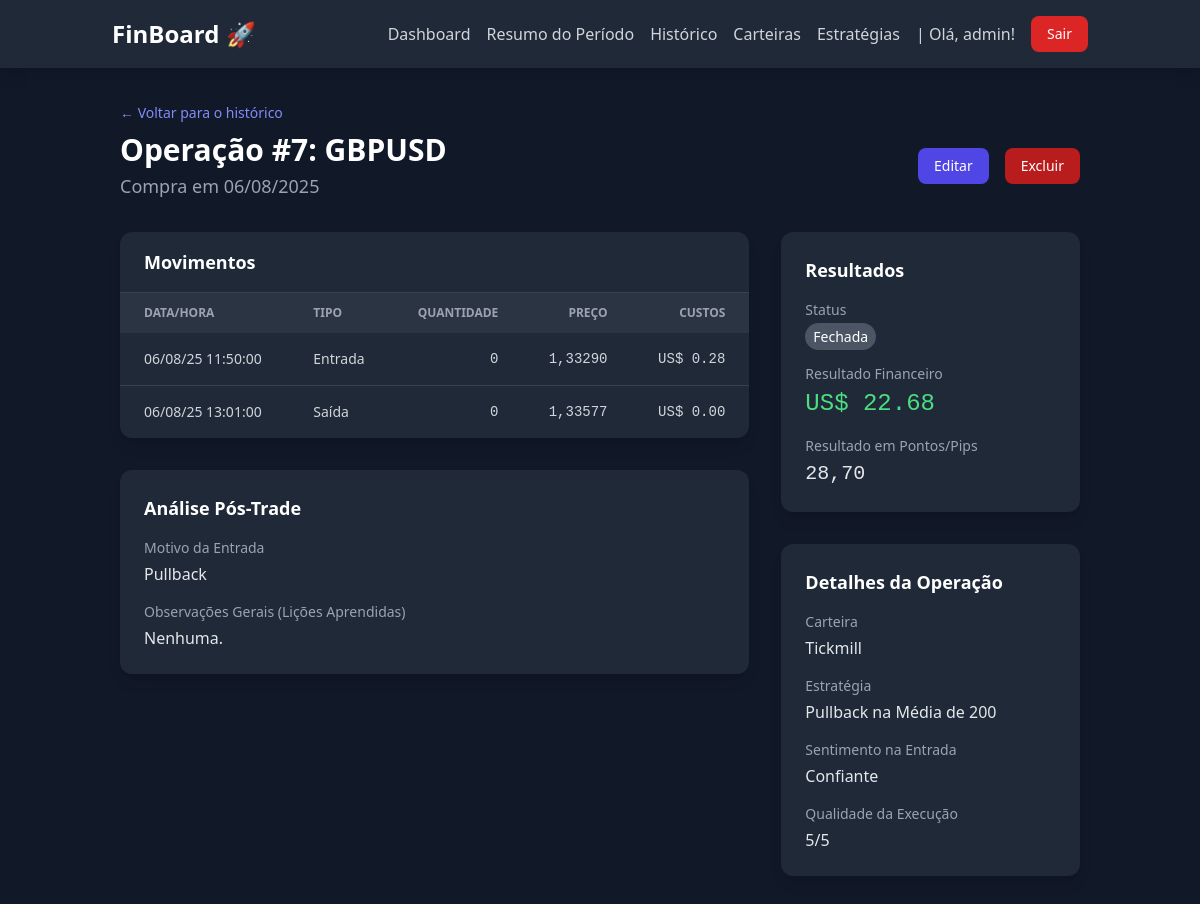
/dashboard/operations/7/ (signed in), run on an earlier commit of the app's database.
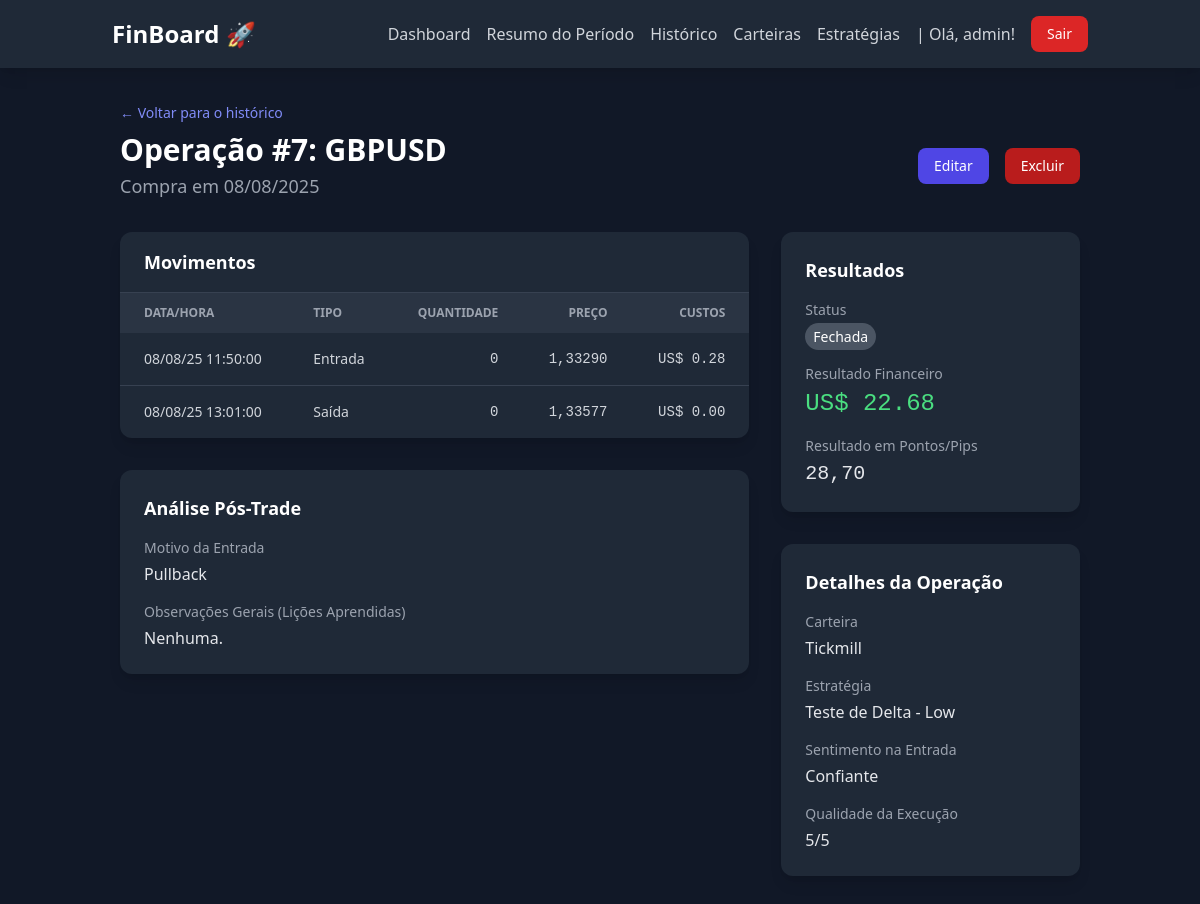
And on a later commit of the database.
### dashboard/models.py (models this page shows, shortened)
class Operation(models.Model):
    STATUS_CHOICES = [('ABERTA', 'Aberta'), ('FECHADA', 'Fechada')]
    INITIAL_TYPE_CHOICES = [('COMPRA', 'Compra'), ('VENDA', 'Venda')]
    SENTIMENT_CHOICES = [('CONFIANTE', 'Confiante'), ('ANSIOSO', 'Ansioso'),
                         ('COM_MEDO', 'Com Medo'), ('FOCADO', 'Focado'), ('EFORICO', 'Eufórico')]
    account = models.ForeignKey(
        Account, on_delete=models.PROTECT, verbose_name="Carteira")
    user = models.ForeignKey(
        User, on_delete=models.CASCADE, verbose_name="Usuário")
    asset = models.ForeignKey(
        Asset, on_delete=models.PROTECT, verbose_name="Ativo")
    strategy = models.ForeignKey(
        Strategy, on_delete=models.SET_NULL, null=True, blank=True, verbose_name="Estratégia")
    initial_stop_price = models.DecimalField(
        "Preço de Stop Planejado", max_digits=10, decimal_places=5, blank=True, null=True)
    initial_target_price = models.DecimalField(
        "Preço de Alvo Planejado", max_digits=10, decimal_places=5, blank=True, null=True)
    tags = models.ManyToManyField(Tag, blank=True, verbose_name="Tags")
    status = models.CharField("Status", max_length=10,
                              choices=STATUS_CHOICES, default='ABERTA')
    initial_operation_type = models.CharField(
        "Tipo da Operação Inicial", max_length=10, choices=INITIAL_TYPE_CHOICES)
    start_date = models.DateTimeField("Data de Início")
    end_date = models.DateTimeField("Data de Fim", null=True, blank=True)
    net_financial_result = models.DecimalField(
        "Resultado Financeiro Líquido", max_digits=12, decimal_places=2, null=True, blank=True)
    points_pips_result = models.DecimalField(
        "Resultado em Pontos/Pips", max_digits=12, decimal_places=2, null=True, blank=True)
    entry_reason = models.TextField("Motivo da Entrada")
    general_notes = models.TextField(
        "Observações Gerais (Lições Aprendidas)", blank=True, null=True)
    entry_sentiment = models.CharField(
        "Sentimento na Entrada", max_length=10, choices=SENTIMENT_CHOICES, blank=True, null=True)
    execution_rating = models.IntegerField("Qualidade da Execução (1-5)", validators=[
                                           MinValueValidator(1), MaxValueValidator(5)], null=True, blank=True)

class Movement(models.Model):
    TYPE_CHOICES = [('ENTRADA', 'Entrada'), ('SAIDA', 'Saída')]
    operation = models.ForeignKey(
        Operation, on_delete=models.CASCADE, related_name='movements', verbose_name="Operação")
    type = models.CharField("Tipo", max_length=10, choices=TYPE_CHOICES)
    datetime = models.DateTimeField("Data e Hora")
    quantity = models.DecimalField(
        "Quantidade", max_digits=12, decimal_places=2)
    price = models.DecimalField("Preço", max_digits=12, decimal_places=5)
    costs = models.DecimalField(
        "Custos", max_digits=10, decimal_places=2, default=0.0)

class Strategy(models.Model):
    name = models.CharField("Nome da Estratégia", max_length=100, unique=True)
    description = models.TextField("Descrição do Setup")

class Asset(models.Model):
    MARKET_CHOICES = [('B3_ACOES', 'B3 - Ações'), ('B3_FUTUROS', 'B3 - Mercado Futuro'), ('FOREX_PARES',
                                                                                          'Forex - Pares de Moedas'), ('FOREX_COMMODITIES', 'Forex - Commodities'), ('FOREX_INDICES', 'Forex - Índices')]
    CURRENCY_CHOICES = [('BRL', 'Real Brasileiro'), ('USD', 'Dólar Americano')]
    ticker = models.CharField(
        "Ticker", max_length=20, unique=True, help_text="Ex: PETR4, WDOFUT, EURUSD")
    name = models.CharField("Nome", max_length=100)
    market = models.CharField("Mercado", max_length=20, choices=MARKET_CHOICES)
    currency = models.CharField(
        "Moeda", max_length=3, choices=CURRENCY_CHOICES)
    description = models.TextField("Descrição", blank=True, null=True)

class Account(models.Model):
    CURRENCY_CHOICES = [
        ('BRL', 'Real Brasileiro'),
        ('USD', 'Dólar Americano'),
    ]
    user = models.ForeignKey(
        User, on_delete=models.CASCADE, verbose_name="Usuário")
    name = models.CharField("Nome da Carteira", max_length=100,
                            help_text="Ex: Corretora XP, Binance Futures")
    currency = models.CharField(
        "Moeda", max_length=3, choices=CURRENCY_CHOICES, default='BRL')
    initial_balance = models.DecimalField(
        "Saldo Inicial", max_digits=12, decimal_places=2, default=0.0)
    is_active = models.BooleanField("Ativa", default=True)

### dashboard/views.py (the view)
# urls.py: path('operations/<int:pk>/', views.operation_detail, name='operation_detail'),
@login_required
def operation_detail(request, pk):
    operation = get_object_or_404(Operation, pk=pk, user=request.user)
    movements = operation.movements.all().order_by('datetime')
    context = {
        'operation': operation,
        'movements': movements,
    }
    return render(request, 'dashboard/operation_detail.html', context)

### dashboard/templatetags/currency_filters.py (called while the page is built)
@register.filter(name='format_currency')
def format_currency(value, currency_code):
    try:
        value = Decimal(value)
    except (ValueError, TypeError):
        return value
    formatted_value = intcomma(value).replace(
        ",", "TEMP_COMMA").replace(".", ",").replace("TEMP_COMMA", ".")
    if currency_code == 'BRL':
        return f"R$ {formatted_value}"
    elif currency_code == 'USD':
        return f"US$ {formatted_value}"
    else:
        return f"{currency_code} {formatted_value}"

### dashboard/templates/dashboard/operation_detail.html (shortened to what the changed rows need)
{% extends 'core/base.html' %}
{% load currency_filters %}
{% block content %}
<div class="container mx-auto px-4 sm:px-6 lg:px-8 py-8">
    <div class="mb-8">
        <div class="mt-2 md:flex md:items-center md:justify-between">
            <div class="min-w-0 flex-1">
                <h1 class="text-3xl font-bold text-white">Operação #{{ operation.id }}: {{ operation.asset.ticker }}</h1>
                <p class="mt-1 text-lg text-gray-400">
                    {{ operation.get_initial_operation_type_display }} em {{ operation.start_date|date:"d/m/Y" }}
                </p>
            </div>
        </div>
    </div>
    <div class="grid grid-cols-1 lg:grid-cols-3 gap-8">
        <div class="lg:col-span-2 space-y-8">
            <div class="bg-gray-800 rounded-xl shadow-lg">
                <div class="overflow-x-auto">
                    <table class="min-w-full text-sm text-left text-gray-300">
                        <thead class="text-xs text-gray-400 uppercase bg-gray-700/50">
                            <tr>
                                <th class="px-6 py-3">Data/Hora</th>
                                <th class="px-6 py-3">Tipo</th>
                                <th class="px-6 py-3 text-right">Quantidade</th>
                                <th class="px-6 py-3 text-right">Preço</th>
                                <th class="px-6 py-3 text-right">Custos</th>
                            </tr>
                        </thead>
                        <tbody>
                            {% for mov in movements %}
                            <tr class="border-b border-gray-700 last:border-b-0">
                                <td class="px-6 py-4">{{ mov.datetime|date:"d/m/y H:i:s" }}</td>
                                <td class="px-6 py-4">{{ mov.get_type_display }}</td>
                                <td class="px-6 py-4 text-right font-mono">{{ mov.quantity|floatformat:0 }}</td>
                                <td class="px-6 py-4 text-right font-mono">{{ mov.price|floatformat:5 }}</td>
                                <td class="px-6 py-4 text-right font-mono">{{ mov.costs|format_currency:operation.account.currency }}</td>
                            </tr>
                            {% endfor %}
                        </tbody>
                    </table>
                </div>
            </div>
            <div class="bg-gray-800 rounded-xl shadow-lg p-6">
                <dl class="space-y-4">
                    <div>
                        <dt class="text-sm font-medium text-gray-400">Motivo da Entrada</dt>
                        <dd class="mt-1 text-gray-200">{{ operation.entry_reason|linebreaksbr }}</dd>
                    </div>
                    <div>
                        <dt class="text-sm font-medium text-gray-400">Observações Gerais (Lições Aprendidas)</dt>
                        <dd class="mt-1 text-gray-200">{{ operation.general_notes|default:"Nenhuma."|linebreaksbr }}</dd>
                    </div>
                </dl>
            </div>
        </div>
        <div class="space-y-8">
            <div class="bg-gray-800 rounded-xl shadow-lg p-6">
                <dl class="space-y-4">
                    <div>
                        <dd class="mt-1">
                            {% if operation.status == 'FECHADA' %}
                                <span class="px-2 py-1 text-sm font-medium text-white bg-gray-600 rounded-full">{{ operation.get_status_display }}</span>
                            {% else %}
                                <span class="px-2 py-1 text-sm font-medium text-blue-200 bg-blue-900 rounded-full">{{ operation.get_status_display }}</span>
                            {% endif %}
                        </dd>
                    </div>
                    <div>
                        <dt class="text-sm font-medium text-gray-400">Resultado Financeiro</dt>
                        <dd class="mt-1 text-2xl font-mono {% if operation.net_financial_result > 0 %}text-green-400{% elif operation.net_financial_result < 0 %}text-red-400{% else %}text-gray-200{% endif %}">
                            {{ operation.net_financial_result|format_currency:operation.account.currency|default:"--" }}
                        </dd>
                    </div>
                     <div>
                        <dt class="text-sm font-medium text-gray-400">Resultado em Pontos/Pips</dt>
                        <dd class="mt-1 text-xl font-mono text-gray-200">{{ operation.points_pips_result|floatformat:2|default:"--" }}</dd>
                    </div>
                </dl>
            </div>
            <div class="bg-gray-800 rounded-xl shadow-lg p-6">
                 <dl class="space-y-4">
                    <div>
                        <dt class="text-sm font-medium text-gray-400">Carteira</dt>
                        <dd class="mt-1 text-gray-200">{{ operation.account.name }}</dd>
                    </div>
                     <div>
                        <dt class="text-sm font-medium text-gray-400">Estratégia</dt>
                        <dd class="mt-1 text-gray-200">{{ operation.strategy.name|default:"N/A" }}</dd>
                    </div>
                    <div>
                        <dt class="text-sm font-medium text-gray-400">Sentimento na Entrada</dt>
                        <dd class="mt-1 text-gray-200">{{ operation.get_entry_sentiment_display|default:"N/A" }}</dd>
                    </div>
                    <div>
                        <dt class="text-sm font-medium text-gray-400">Qualidade da Execução</dt>
                        <dd class="mt-1 text-gray-200">{{ operation.execution_rating }}/5</dd>
                    </div>
                </dl>
            </div>
        </div>
    </div>
</div>
{% endblock %}

What changed in the data, as far as the page shows it:
changed Operation "Compra": start_date "06/08/2025" → "08/08/2025"; strategy.name "Pullback na Média de 200" → "Teste de Delta - Low"
changed Movement "Entrada": datetime "06/08/25 11:50:00" → "08/08/25 11:50:00"
changed Movement "Saída": datetime "06/08/25 13:01:00" → "08/08/25 13:01:00"
